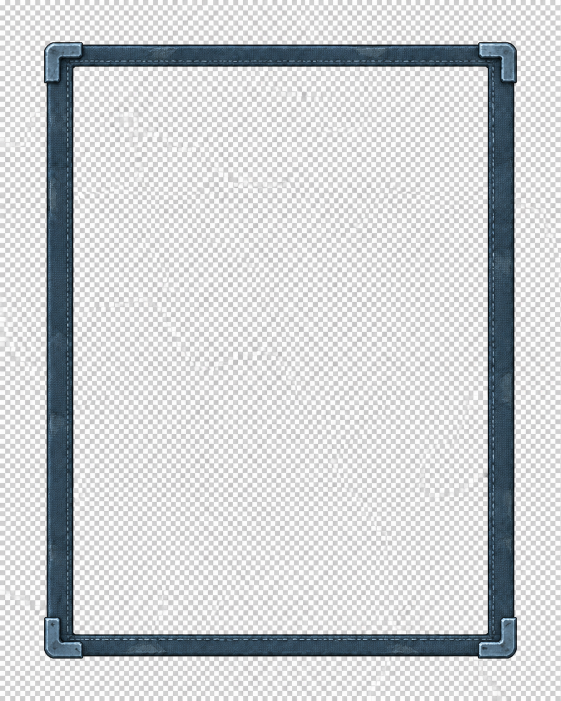
#> input picture Tools/ArtPipeline/Source/V04InventoryFrame-source.png, 1122 x 1402 px (shown at 1/2 size)
$ python prepare_v04_inventory_frame.py
#> lines starting #> are read from the running program, lines starting #| are printed output that depends on the picture; after the words box and inside, x2 and y2 are one past the last pixel; in counts of white or black regions, pixels touching at a corner belong together
"""Prepare the approved generated cloth frame for a transparent Unity nine-sliced sprite.

Run from any directory. The archived source is the default; --source imports a new
copy of the approved RGB source. This script does not modify Unity import settings.
Requires Pillow, NumPy and SciPy. Pixel rectangles use top-left origin and an
exclusive right/bottom edge; Unity sprite border is reported as L/B/R/T.
"""
from __future__ import annotations

import argparse
import hashlib
import json
import math
from pathlib import Path
import shutil

import numpy as np
from PIL import Image, ImageDraw
from scipy import ndimage as ndi

ROOT = Path(__file__).resolve().parents[2]
ARCHIVE = ROOT / "Tools/ArtPipeline/Source/V04InventoryFrame-source.png"
OUTPUT = ROOT / "BackpackSurvivor/Assets/BackpackSurvivor/Art/UI/V04/InventoryFrame.png"
DOCS = ROOT / "Docs/ArtDirection/V0.4"


def largest_transparent_rectangle(alpha: np.ndarray) -> tuple[int, int, int, int]:
    """Largest axis-aligned rectangle consisting only of exactly zero alpha pixels."""
    height, width = alpha.shape
    histogram = np.zeros(width, dtype=np.int32)
    best_area = 0
    best = (0, 0, 0, 0)
    for y in range(height):
        histogram = np.where(alpha[y] == 0, histogram + 1, 0)
        stack: list[tuple[int, int]] = []
        for x in range(width + 1):
            current = int(histogram[x]) if x < width else 0
            start = x
            while stack and stack[-1][1] > current:
                left, run_height = stack.pop()
                area = (x - left) * run_height
                if area > best_area:
                    best_area = area
                    best = (left, y + 1 - run_height, x, y + 1)
                start = left
            if current and (not stack or stack[-1][1] < current):
                stack.append((start, current))
    return best


def resize_premultiplied(rgb: np.ndarray, alpha: np.ndarray, size: tuple[int, int]) -> Image.Image:
    """Resample coverage and premultiplied color separately, avoiding a pale checkerboard halo."""
    def resample(channel: np.ndarray) -> np.ndarray:
        return np.asarray(Image.fromarray(channel.astype(np.float32)).resize(size, Image.Resampling.LANCZOS))

    resized_alpha = np.clip(resample(alpha), 0, 1)
    premultiplied = np.stack([resample(rgb[:, :, i] * alpha) for i in range(3)], axis=2)
    color = np.clip(premultiplied / np.maximum(resized_alpha[:, :, None], 1e-6), 0, 255)
    alpha8 = np.rint(resized_alpha * 255).astype(np.uint8)
    # Discard the below-one-percent Lanczos halo; retain ordinary antialiased edge coverage.
    alpha8[alpha8 < 2] = 0
    color[alpha8 == 0] = 0
    return Image.fromarray(np.dstack((np.rint(color).astype(np.uint8), alpha8)), "RGBA")


def sha256(path: Path) -> str:
    return hashlib.sha256(path.read_bytes()).hexdigest()


def main() -> None:
    parser = argparse.ArgumentParser(description=__doc__)
    parser.add_argument("--source", type=Path, default=ARCHIVE)
    args = parser.parse_args()
    ARCHIVE.parent.mkdir(parents=True, exist_ok=True)
    OUTPUT.parent.mkdir(parents=True, exist_ok=True)
    DOCS.mkdir(parents=True, exist_ok=True)
    if args.source.resolve() != ARCHIVE.resolve():
        shutil.copy2(args.source, ARCHIVE)
    source = Image.open(ARCHIVE).convert("RGB")
#> source is the input picture: PIL image 1122x1402 RGB; mean R, G, B 205, 207.4, 209.5
    if source.size != (1122, 1402):
        raise ValueError("This preparation recipe is calibrated to the approved 1122 x 1402 frame source.")
    rgb = np.asarray(source, dtype=np.float32)
    luma = rgb @ np.array([.2126, .7152, .0722], dtype=np.float32)
    # Keep blue-grey textile/metal and the genuinely dark outline, but reject the
    # source's neutral grey checker creases even where a crease touches the frame.
    candidate = (luma < 110) | ((rgb[:, :, 2] - rgb[:, :, 0] > 9) & (luma < 210))
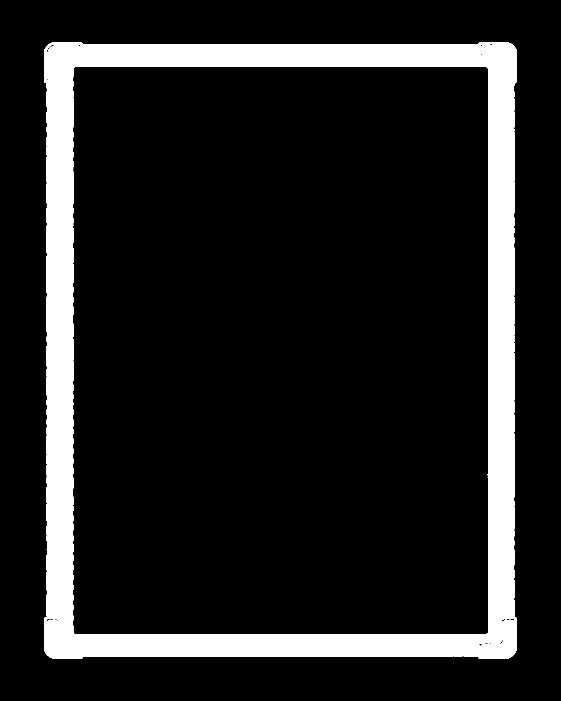
#> candidate: shape (1402, 1122) bool (shown at 1/2 size); 13.1% white; 1 white region, box (x1, y1, x2, y2) and area: (88, 84, 1034, 1317) 205392
    labels, _ = ndi.label(candidate)
    sizes = np.bincount(labels.ravel())
#> sizes = [1367652, 205392]
    sizes[0] = 0
    mask = labels == int(sizes.argmax())
    mask = ndi.binary_closing(mask, structure=np.ones((3, 3), dtype=bool))
#> mask: shape (1402, 1122) bool; 13.1% white; 1 white region, box (x1, y1, x2, y2) and area: (88, 84, 1034, 1317) 205827

    # Restore tiny bright textile/metal highlight holes, preserving the large central aperture.
    holes, count = ndi.label(~mask)
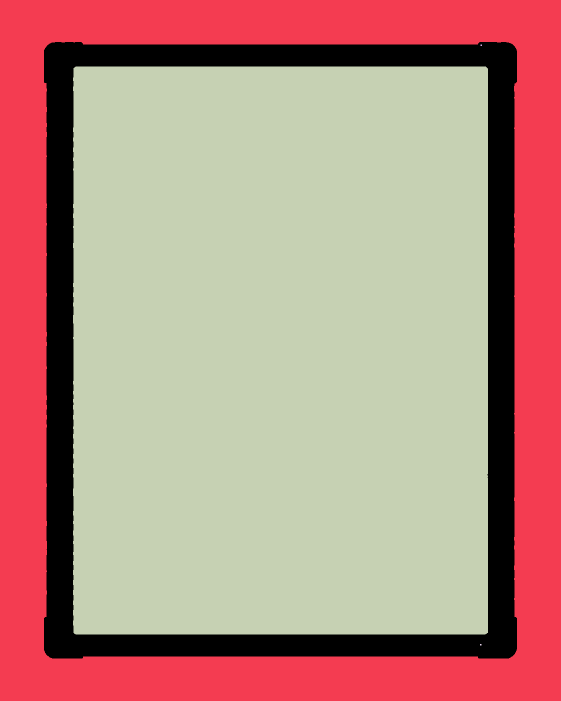
#> holes: shape (1402, 1122) int32 (shown at 1/2 size); 5 distinct labels, from 0 to 4; one colour per label, 0 black
#> count = 4
    hole_sizes = np.bincount(holes.ravel())
#> hole_sizes = [205827, 425157, 9, 942042, 9]
    small_holes = np.flatnonzero((hole_sizes <= 64) & (np.arange(len(hole_sizes)) != 0))
#> small_holes = [2, 4]
    mask |= np.isin(holes, small_holes)
#> mask: shape (1402, 1122) bool; 13.1% white; 1 white region, box (x1, y1, x2, y2) and area: (88, 84, 1034, 1317) 205845

    # Replace only the one-pixel mixed background boundary with the closest interior frame color.
    # Interior weave and corner plate highlights remain the original generated RGB pixels.
    interior_distance = ndi.distance_transform_edt(mask)
    opaque_interior = interior_distance >= 2
#> opaque_interior: shape (1402, 1122) bool; 12.5% white; 1 white region, box (x1, y1, x2, y2) and area: (89, 85, 1033, 1316) 197354
    _, nearest = ndi.distance_transform_edt(~opaque_interior, return_indices=True)
    edge_color = rgb[nearest[0], nearest[1]]
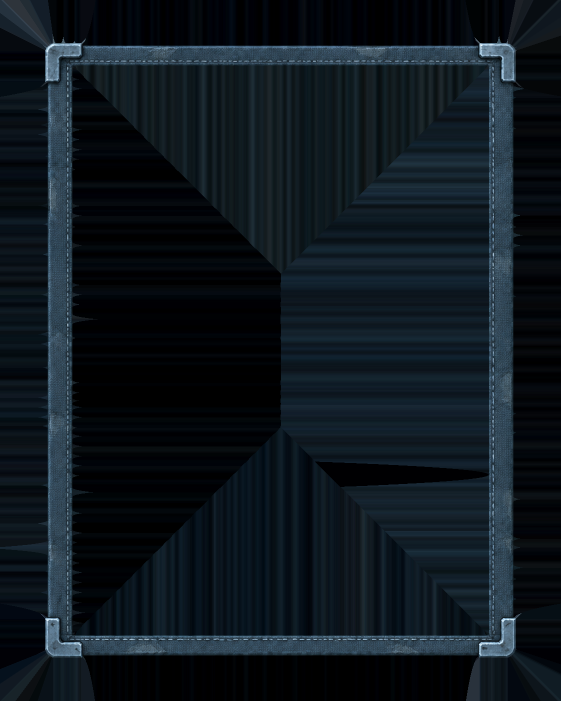
#> edge_color: shape (1402, 1122, 3) float32 (shown at 1/2 size); mean R, G, B 14.2, 23, 30
    clean_rgb = np.where(opaque_interior[:, :, None], rgb, edge_color)
    alpha = np.clip(ndi.gaussian_filter(mask.astype(np.float32), sigma=.42), 0, 1)
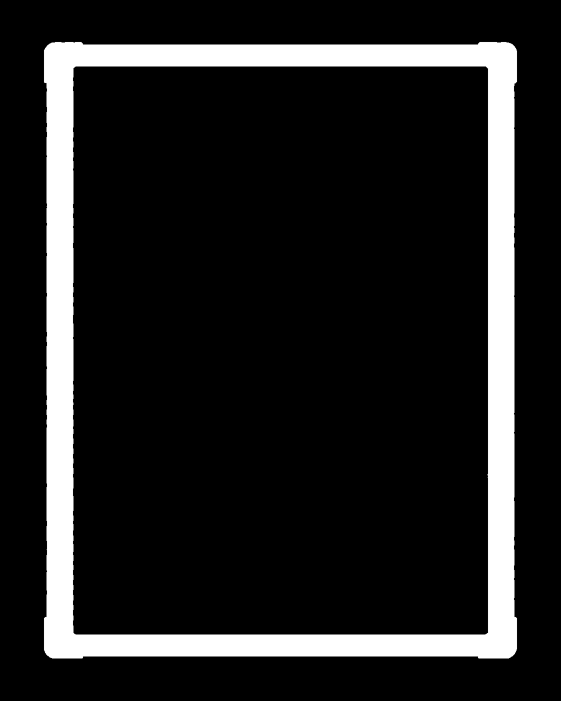
#> alpha: shape (1402, 1122) float32 (shown at 1/2 size); min 0, max 1, mean 0.131
    alpha[alpha < .004] = 0
#> alpha: shape (1402, 1122) float32; 0.56% of pixels changed, all inside (x1, y1, x2, y2) = (86, 82, 1036, 1319)
    ys, xs = np.nonzero(alpha)
    padding = 8  # approximately four transparent output pixels after the 512-pixel resize.
    crop = (max(0, int(xs.min()) - padding), max(0, int(ys.min()) - padding),
            min(source.width, int(xs.max()) + 1 + padding), min(source.height, int(ys.max()) + 1 + padding))
#> crop = (79, 75, 1043, 1326)
    x0, y0, x1, y1 = crop
#> x0 = 79; y0 = 75; x1 = 1043; y1 = 1326
    target_size = (512, round((y1 - y0) * 512 / (x1 - x0)))
#> target_size = (512, 664)
    frame = resize_premultiplied(clean_rgb[y0:y1, x0:x1], alpha[y0:y1, x0:x1], target_size)
#> in resize_premultiplied, `alpha8[alpha8 < 2] = 0`: alpha8: shape (664, 512); min 0, max 255, mean 43.5
#> in resize_premultiplied, `color[alpha8 == 0] = 0`:
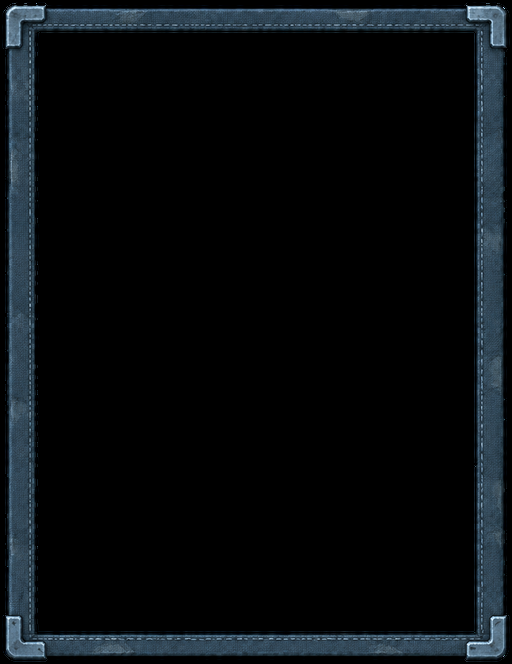
#> color: shape (664, 512, 3) float32; mean of channels 0, 1, 2 8.9, 12.5, 15.1; drawn as R, G, B
#> in resize_premultiplied, `return Image.fromarray(np.dstack((np.rint(color).astype(np.uint8), alp..`:
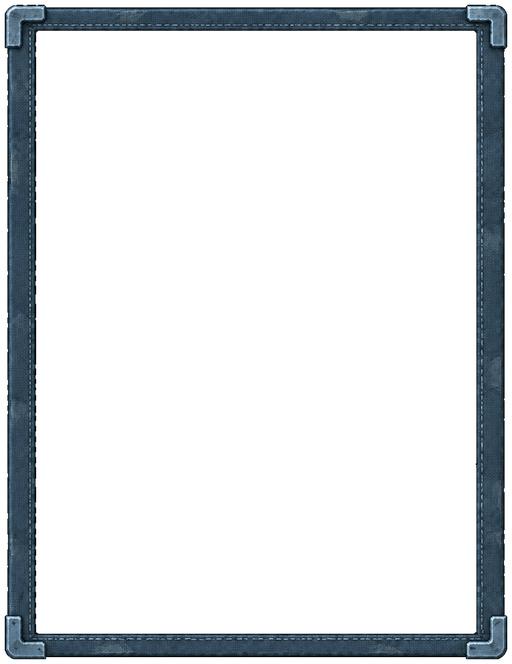
#> returned value: PIL image 512x664 RGBA; mean R, G, B, A 8.9, 12.5, 15.1, 43.5; transparent parts drawn white
    frame.save(OUTPUT, optimize=True, compress_level=9)

    final_alpha = np.asarray(frame)[:, :, 3]
    opening = largest_transparent_rectangle(final_alpha)
#> after the loop in largest_transparent_rectangle, `for y in range(height):`: best = (39, 33, 473, 631); best_area = 259532; histogram = 512 values, max 664 at index 0, min 2 at index 13, mean 9.02
#> opening = (39, 33, 473, 631)
    left, top, right_edge, bottom_edge = opening
#> left = 39; top = 33; right_edge = 473; bottom_edge = 631
    width, height = frame.size
#> width = 512; height = 664
    assert left < width / 2 < right_edge and top < height / 2 < bottom_edge
    assert final_alpha[top:bottom_edge, left:right_edge].max() == 0
    border = [left, height - bottom_edge, width - right_edge, top]
#> border = [39, 33, 39, 33]
    center_size = [right_edge - left, bottom_edge - top]
#> center_size = [434, 598]
    present_y, present_x = np.nonzero(final_alpha)
    silhouette_bounds = [int(present_x.min()), int(present_y.min()), int(present_x.max()) + 1, int(present_y.max()) + 1]
#> silhouette_bounds = [2, 2, 510, 662]

    dark = Image.new("RGBA", frame.size, (11, 24, 33, 255))
    dark.alpha_composite(frame)
    dark.convert("RGB").save(DOCS / "inventory-frame-dark-qa.png", optimize=True)
    guides = dark.convert("RGB")
    draw = ImageDraw.Draw(guides)
    draw.rectangle((left, top, right_edge - 1, bottom_edge - 1), outline=(130, 200, 218), width=1)
    draw.text((left + 12, top + 12), f"ZERO ALPHA: {center_size[0]} x {center_size[1]} px", fill=(180, 208, 220))
    draw.text((left + 12, top + 30), f"BORDER L/B/R/T: {border}", fill=(180, 208, 220))
    guides.save(DOCS / "inventory-frame-opening-qa.png", optimize=True)
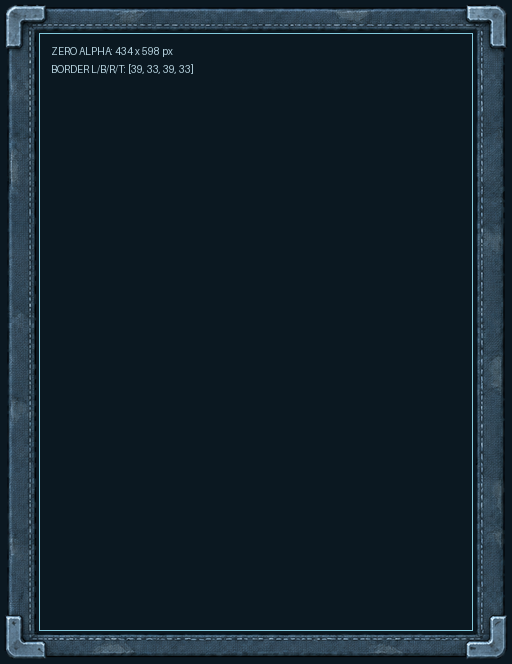
#> saved as inventory-frame-opening-qa.png: PIL image 512x664 RGB; mean R, G, B 18.9, 33.5, 43.5

    report = {
        "source": str(ARCHIVE.relative_to(ROOT)).replace("\\", "/"),
        "source_mode": "RGB (checkerboard baked into the image)",
        "source_size": list(source.size), "source_sha256": sha256(ARCHIVE),
        "source_crop_xyxy_exclusive": list(crop),
        "output": str(OUTPUT.relative_to(ROOT)).replace("\\", "/"),
        "output_size": list(frame.size), "output_mode": frame.mode,
        "png_bytes": OUTPUT.stat().st_size, "output_sha256": sha256(OUTPUT),
        "alpha_silhouette_xyxy_exclusive": silhouette_bounds,
        "transparent_center_top_left_xyxy_exclusive": list(opening),
        "transparent_center_unity_bottom_left_xywh": [left, height - bottom_edge, *center_size],
        "transparent_center_size": center_size,
        "center_nonzero_alpha_pixels": int(np.count_nonzero(final_alpha[top:bottom_edge, left:right_edge])),
        "unity_sprite_border_left_bottom_right_top": border,
        "recommended_sprite_pixels_per_unit": 100,
        "recommended_canvas_reference_pixels_per_unit": 100,
        "recommended_image_pixels_per_unit_multiplier": 1,
        "recommended_image_type": "Sliced",
        "recommended_image_fill_center": False,
        "outer_rect_for_420x560_center_at_unit_border_scale": [420 + border[0] + border[2], 560 + border[1] + border[3]],
        "recommended_windows_format": "BC7, no mipmaps, read/write disabled, NPOT scale None",
        "bc7_block_pixel_payload_bytes_no_mips": math.ceil(width / 4) * math.ceil(height / 4) * 16,
        "uncompressed_rgba_pixel_payload_bytes": width * height * 4,
        "runtime_measurement": "Import not performed by this script. Payload estimates exclude Unity native metadata, shared UI/font assets and total VRAM.",
    }
    (DOCS / "inventory-frame-manifest.json").write_text(json.dumps(report, ensure_ascii=False, indent=2) + "\n", encoding="utf-8")
    print(json.dumps(report, ensure_ascii=False, indent=2))
#> (printed output is left out)


if __name__ == "__main__":
    main()
